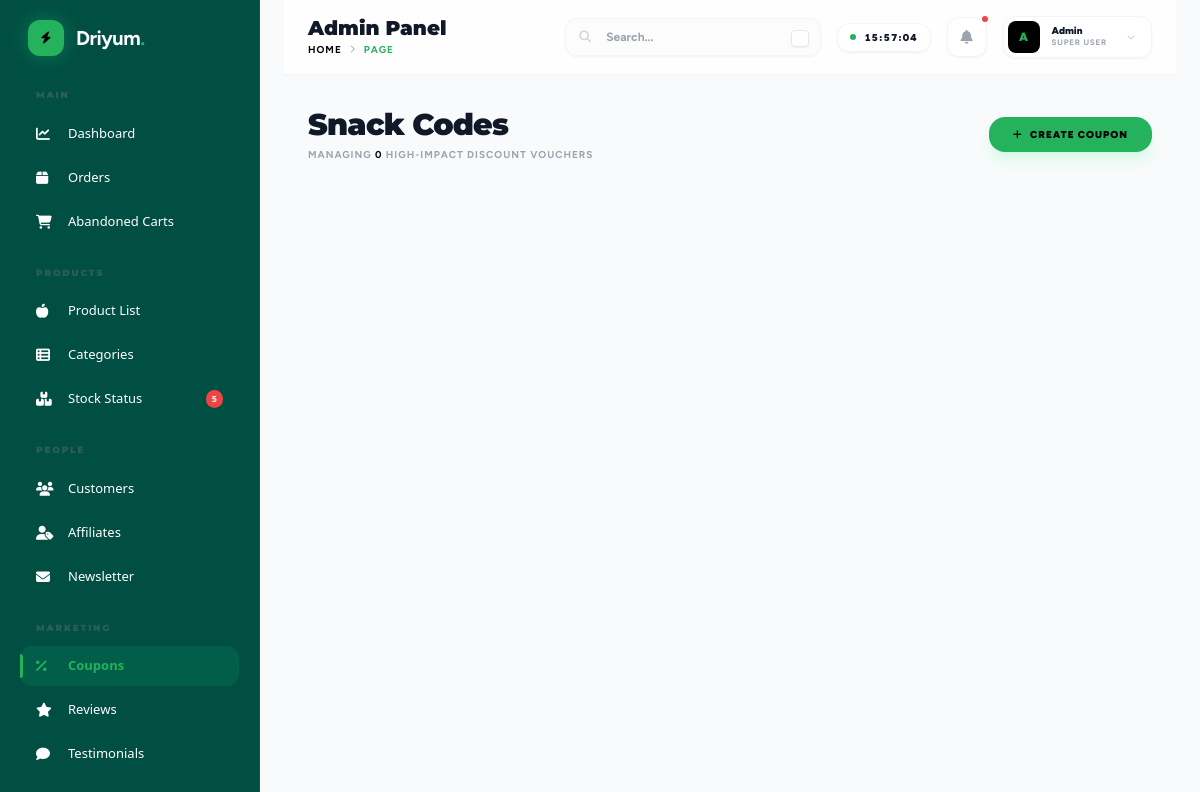
The app's page /admin/coupons.php (signed in), older data.
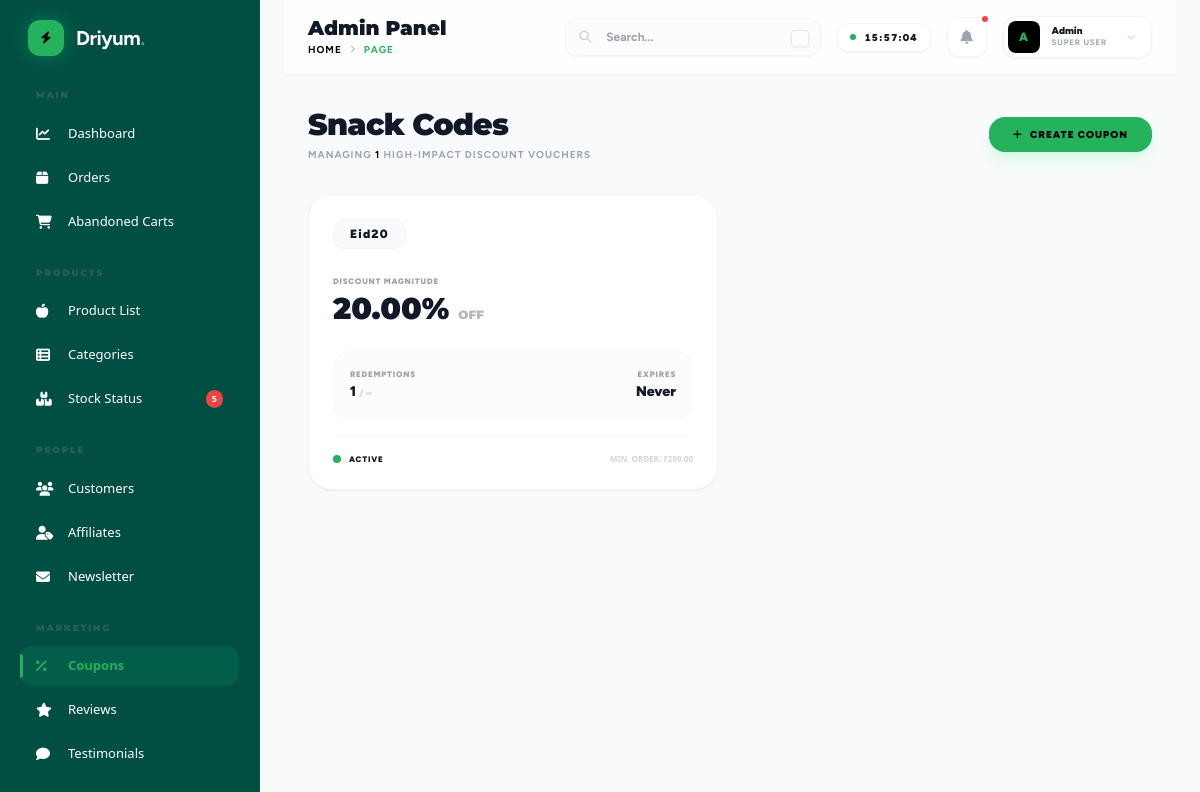
The same page, newer data.
### tables this page shows
CREATE TABLE `coupons` (
  `id` int(11) NOT NULL,
  `code` varchar(50) NOT NULL,
  `type` enum('percentage','fixed') DEFAULT 'percentage',
  `value` decimal(10,2) NOT NULL,
  `max_discount` decimal(10,2) DEFAULT NULL,
  `min_order_value` decimal(10,2) DEFAULT NULL,
  `usage_limit` int(11) DEFAULT NULL,
  `usage_count` int(11) DEFAULT 0,
  `expiry_date` datetime DEFAULT NULL,
  `is_active` tinyint(1) DEFAULT 1,
  `created_at` timestamp NOT NULL DEFAULT current_timestamp(),
  `updated_at` timestamp NOT NULL DEFAULT current_timestamp() ON UPDATE current_timestamp()
);

### includes/functions.php (called while the page is built, shortened)
<?php
require_once __DIR__ . '/../config/database.php';
function get_pagination_data($query, $params = [], $per_page = 10) {
    $page = isset($_GET['page']) ? (int)$_GET['page'] : 1;
    $count_query = "SELECT COUNT(*) as total FROM ($query) as t";
    $total_res = fetch_one($count_query, $params);
    $total_records = $total_res['total'] ?? 0;
    $total_pages = ceil($total_records / $per_page);
    $offset = ($page - 1) * $per_page;
    $paginated_query = $query . " LIMIT $per_page OFFSET $offset";
    $records = fetch_all($paginated_query, $params);
    return [
        'records' => $records,
        'current_page' => $page,
        'total_pages' => $total_pages,
        'total_records' => $total_records,
        'per_page' => $per_page
    ];
}

### config/database.php (called while the page is built, shortened)
<?php
function get_db_connection() {
    static $conn = null;
    if ($conn === null) {
        $conn = @mysqli_connect(DB_HOST, DB_USER, DB_PASS, DB_NAME);
        mysqli_set_charset($conn, "utf8mb4");
        mysqli_query($conn, "SET time_zone = '+05:30'");
    }
    return $conn;
}
function execute_query($sql, $params = []) {
    $conn = get_db_connection();
    if (!empty($params)) {
        $stmt = mysqli_prepare($conn, $sql);
        if ($stmt) {
            $types = '';
            $values = [];
            foreach ($params as $param) {
                if (is_int($param)) {
                    $types .= 'i';
                } elseif (is_double($param)) {
                    $types .= 'd';
                } else {
                    $types .= 's';
                }
                $values[] = $param;
            }
            mysqli_stmt_bind_param($stmt, $types, ...$values);
            $result = mysqli_stmt_get_result($stmt);
            return $result;
        }
        return false;
    }
    return mysqli_query($conn, $sql);
}
function fetch_all($sql, $params = []) {
    $result = execute_query($sql, $params);
    if ($result) {
        $rows = [];
        while ($row = mysqli_fetch_assoc($result)) {
            $rows[] = $row;
        }
        return $rows;
    }
    return [];
}
function fetch_one($sql, $params = []) {
    $result = execute_query($sql, $params);
    if ($result) {
        return mysqli_fetch_assoc($result);
    }
    return null;
}

### admin/coupons.php (the view, shortened to what the rows shown need)
<?php include 'includes/header.php'; ?>
<?php
$query = "SELECT * FROM coupons ORDER BY created_at DESC";
$pagination = get_pagination_data($query, [], 9);
$coupons = $pagination['records'];
?>
<div class="mb-8 flex flex-col md:flex-row justify-between items-start md:items-center gap-6 anim-up">
    <div>
        <h1 class="text-3xl font-black text-gray-900 crimson-pro tracking-tight">Snack Codes</h1>
    </div>
</div>
<div class="grid grid-cols-1 md:grid-cols-2 xl:grid-cols-3 gap-6">
    <?php foreach ($coupons as $c): ?>
    <div class="coupon-card bg-white rounded-3xl p-6 shadow-sm border border-gray-100 relative group hover:shadow-xl transition-all duration-300 anim-up overflow-hidden">
        <div class="flex justify-between items-start mb-6">
            <div class="bg-gray-50 text-gray-900 px-4 py-1.5 rounded-xl font-black text-xs tracking-widest border border-gray-100 group-hover:bg-black group-hover:text-[#24B25D] transition-colors"><?php echo $c['code']; ?></div>
        </div>
        <div class="mb-6">
            <div class="text-[8px] font-black uppercase text-gray-400 tracking-widest mb-1">Discount Magnitude</div>
            <h3 class="text-3xl font-black crimson-pro text-gray-900 group-hover:text-[#24B25D] transition-colors">
                <?php echo $c['type'] === 'percentage' ? $c['value'].'%' : '₹'.number_format($c['value']); ?> <span class="text-xs opacity-30">OFF</span>
            </h3>
        </div>
        <div class="p-4 bg-gray-50/50 rounded-2xl border border-gray-50 group-hover:bg-white group-hover:border-gray-100 transition-all mb-4">
            <div class="grid grid-cols-2 gap-4">
                <div>
                    <p class="text-[8px] font-black text-gray-400 uppercase tracking-widest mb-0.5">Redemptions</p>
                    <p class="text-sm font-black text-gray-900"><?php echo $c['usage_count']; ?> <span class="text-[9px] text-gray-300">/ <?php echo $c['usage_limit'] ?: '∞'; ?></span></p>
                </div>
                <div class="text-right">
                    <p class="text-[8px] font-black text-gray-400 uppercase tracking-widest mb-0.5">Expires</p>
                    <p class="text-sm font-black text-gray-900"><?php echo $c['expiry_date'] ? date('M d, Y', strtotime($c['expiry_date'])) : 'Never'; ?></p>
                </div>
            </div>
        </div>
        <div class="flex items-center justify-between border-t border-gray-50 pt-4">
            <div class="flex items-center gap-2">
                <div class="w-2 h-2 rounded-full <?php echo $c['is_active'] ? 'bg-[#24B25D]' : 'bg-gray-200'; ?>"></div>
                <span class="text-[8px] font-black uppercase tracking-widest <?php echo $c['is_active'] ? 'text-gray-900' : 'text-gray-400'; ?>">
                    <?php echo $c['is_active'] ? 'Active' : 'Paused'; ?>
                </span>
            </div>
            <div class="text-[8px] font-black uppercase text-gray-300 font-sans">Min. Order: ₹<?php echo $c['min_order_value']; ?></div>
        </div>
    </div>
    <?php endforeach; ?>
</div>
</body>
</html>

Row changes from the older to the newer data that the page shows:
added coupons: code "Eid20", value "20.00", usage_count "1", usage_limit "∞", shows "Never", is_active 1 (drawn), min_order_value "299.00"
Text that changed along with them:
$pagination['total_records']: "0" → "1"
